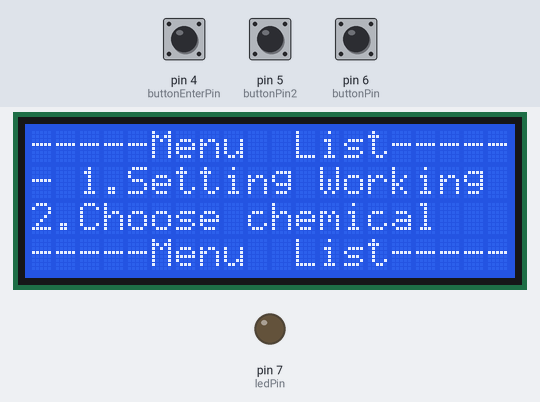
A sketch run on a simulated Arduino Uno, built with avr-gcc and run on an emulated ATmega328P. Parts: 20×4 character LCD, output pins drawn as LEDs (lit = HIGH). Dashed ring = blinking. The test bench sets the inputs (shaded band); at power-on: pin 5 (buttonPin2) LOW, pin 6 (buttonPin) LOW, pin 4 (buttonEnterPin) LOW. What the sketch prints to the serial monitor is not drawn.

Above: at 1.2 s.
1.3 s: pin 5 (buttonPin2) pulled HIGH for 0.15 s
At 2.5 s:
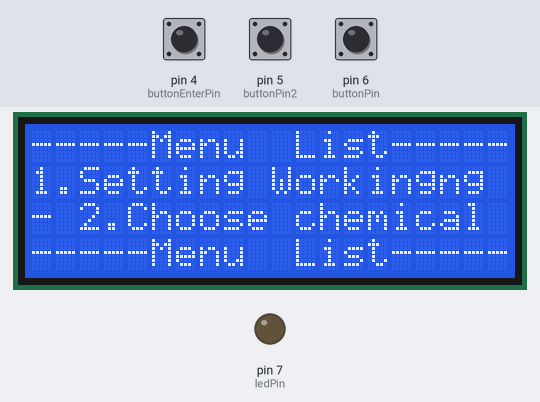
3.4 s: pin 6 (buttonPin) pulled HIGH for 0.15 s
At 4.6 s:
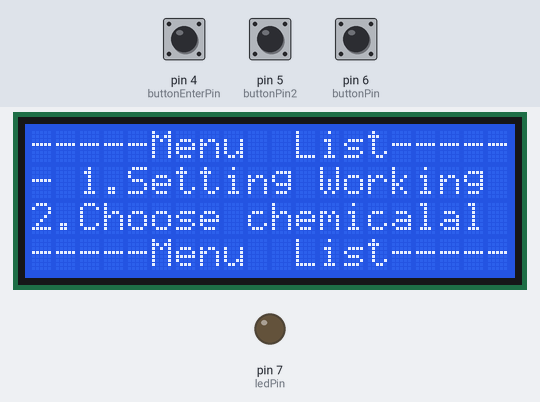
6.5 s: pin 5 (buttonPin2) pulled HIGH for 1 s
At 8.5 s:
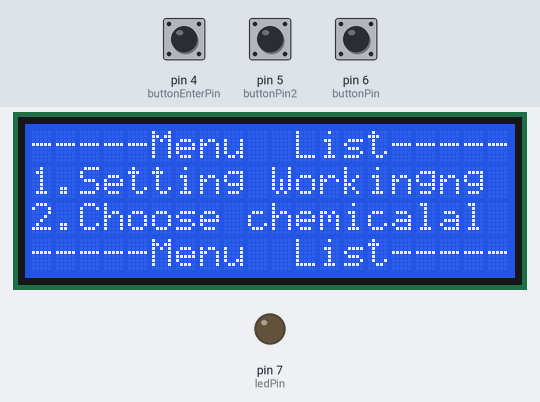
9.2 s: pin 6 (buttonPin) pulled HIGH for 1 s
At 9.6 s:
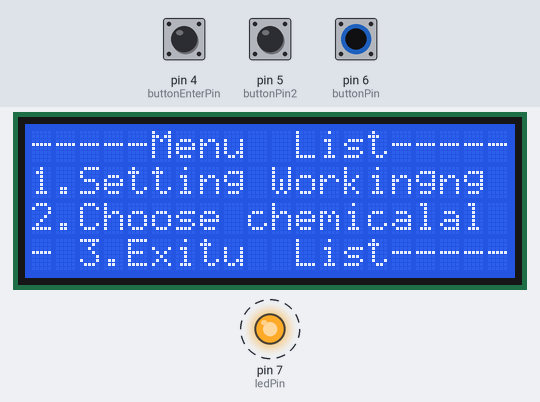
11.7 s: pin 5 (buttonPin2) pulled HIGH for 3.2 s
At 12.5 s:
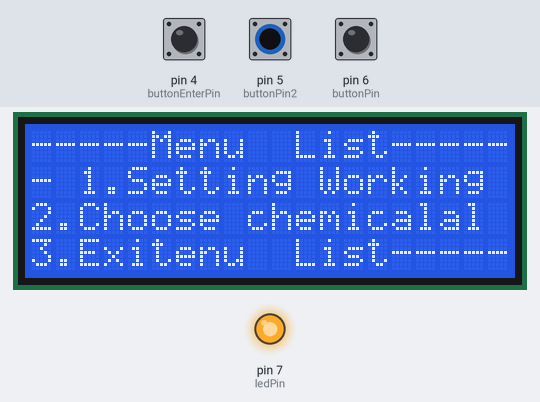
16.5 s: pin 5 (buttonPin2) pulled HIGH for 3.2 s
At 16.9 s:
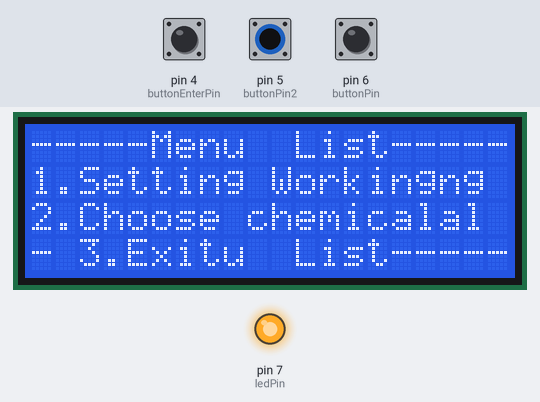
Timing chart, 0 to 21.4 s (numbered marks = the images above; inputs shaded):
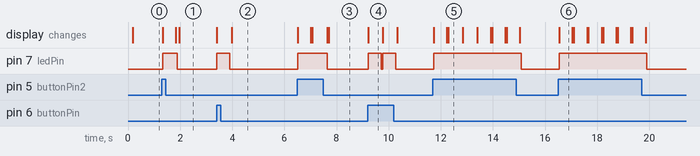

Measured:
- after the input at 1.3 s, pin 7 (ledPin): LOW → HIGH at once, → LOW 0.56 s later; the display: first changes at once (image 1 shows a later state)
- after the input at 3.4 s, pin 7 (ledPin): LOW → HIGH at once, → LOW 0.50 s later
- after the input at 6.5 s, pin 7 (ledPin): LOW → HIGH at once, → LOW 1.1 s later; the display: first changes at once (image 3 shows a later state)
- after the input at 9.2 s, pin 7 (ledPin): alternates HIGH for 0.50 s and LOW for 0.06 s, 4 changes in all, then stays LOW, starting at once; the display: changes at once (image 4)
- after the input at 11.7 s, pin 7 (ledPin): LOW → HIGH at once, → LOW 3.4 s later; the display: changes at once (image 5)
- after the input at 16.5 s, pin 7 (ledPin): LOW → HIGH at once, → LOW 3.4 s later; the display: changes at once (image 6)
- what the display in image 4 shows lasts 0.6 s, from 9.2 s to 9.8 s

The sketch:

Function_Menus_pushbutton_04_02_18.ino
```cpp
#include <Wire.h>
#include <LiquidCrystal_I2C.h> //ประกาศ Library ของจอ I2C
// Set the LCD address to 0x27 for a 16 chars and 2 line display
LiquidCrystal_I2C lcd(0x3F, 20, 4);
/* Basic Digital Read
 * ------------------
 *
 * turns on and off a light emitting diode(LED) connected to digital
 * pin 13, when pressing a pushbutton attached to pin 7. It illustrates the
 * concept of Active-Low, which consists in connecting buttons using a
 * 1K to 10K pull-up resistor.
 *
 * Created 1 December 2005
 * copyleft 2005 DojoDave <http://www.0j0.org>
 * http://arduino.berlios.de
 *
 */
#define MAX 3
#define MIN 1
int ledPin = 7; // choose the pin for the LED
int buttonPin = 6;   // choose the input pin (for a pushbutton)
int buttonPin2 = 5;   // choose the input pin (for a pushbutton)
int buttonEnterPin = 4;   // choose the input pin (for a pushbutton)
int checkP1 = 0;     // variable for reading the pin status
int checkP2 = 0;
int enter = 0;
int sum = 1;
bool checksum;
/*bool isInStage_choose_chemecals ;
enum Stage {
  none,
  display_sg,
  display_times,
  choose_chemecals
};
Stage curStage ;*/

void setup() {
  lcd.begin();
  //curStage = none ;
  pinMode(ledPin, OUTPUT);  // declare LED as output
  //pinMode(ledPin2, OUTPUT);  // declare LED as output
  //pinMode(ledPin3, OUTPUT);  // declare LED as output
  pinMode(buttonPin, INPUT);    // declare pushbutton as input
  pinMode(buttonPin2, INPUT);    // declare pushbutton as input
  Serial.begin(9600);
  checksum = false;
  //isInStage_choose_chemecals = false ;
}

void loop(){

  checkP1 = digitalRead(buttonPin);  // read input value
  checkP2 = digitalRead(buttonPin2);  // read input value
  enter = digitalRead(buttonEnterPin);  // read input value

  if (checkP1 == HIGH) {         // check if the input is HIGH (button released)
    Serial.print("Val P1 : ");
    Serial.println(checkP1);
    digitalWrite(ledPin,HIGH);  // turn LED ON
    checksum = true;
    delay(500);
    //checksum = true;
  } else {
    digitalWrite(ledPin, LOW);  // turn LED OFF
    Serial.print("Val P1 : ");
    Serial.println(checkP1);
    if(checksum){
      if(sum<MAX){
          sum++;
          //checksum=false;
        }
      checksum=false;
    }
  }
  if (checkP2 == HIGH) {         // check if the input is HIGH (button released)
    Serial.print("Val P2 : ");
    Serial.println(checkP2);
    digitalWrite(ledPin,HIGH);  // turn LED ON
    checksum = true;
    delay(500);
    //checksum = true;
  } else {
    digitalWrite(ledPin, LOW);  // turn LED OFF
    Serial.print("Val P2 : ");
    Serial.println(checkP2);
    if(checksum){
      if(sum>MIN){
        sum--;
        //checksum=false;
        }
      checksum=false;
    }
  }
Serial.print("sumary:");
Serial.println(sum);
//if(sum==2)
  //Serial.print("-------Menu  List-------");
if(sum==1){
          MenuList_1();
          /*lcd.print("-----Menu  List-----");
          lcd.setCursor(0, 1); //ฟังก์ชั่นในการกำหนดตำแหน่ง Cursor
          lcd.print("- 1.Setting Working");
          lcd.setCursor(0, 2); //ฟังก์ชั่นในการกำหนดตำแหน่ง Cursor
          lcd.print("2.Choose chemical");
          lcd.setCursor(0, 3); //ฟังก์ชั่นในการกำหนดตำแหน่ง Cursor
          lcd.print("3.Exit");
          lcd.setCursor(0, 4); //ฟังก์ชั่นในการกำหนดตำแหน่ง Cursor */
            }else{
              if(sum==2){
                MenuList_2();
                /*lcd.print("-----Menu  List-----");
                lcd.setCursor(0, 1); //ฟังก์ชั่นในการกำหนดตำแหน่ง Cursor
                lcd.print("1.Setting Working");
                lcd.setCursor(0, 2); //ฟังก์ชั่นในการกำหนดตำแหน่ง Cursor
                lcd.print("- 2.Choose chemical");
                lcd.setCursor(0, 3); //ฟังก์ชั่นในการกำหนดตำแหน่ง Cursor
                lcd.print("3.Exit");
                lcd.setCursor(0, 4); //ฟังก์ชั่นในการกำหนดตำแหน่ง Cursor*/
                  }else{
                    if(sum==3){
                      MenuList_3();
                      /*lcd.print("-----Menu  List-----");
                      lcd.setCursor(0, 1); //ฟังก์ชั่นในการกำหนดตำแหน่ง Cursor
                      lcd.print("1.Setting Working");
                      lcd.setCursor(0, 2); //ฟังก์ชั่นในการกำหนดตำแหน่ง Cursor
                      lcd.print("2.Choose chemical");
                      lcd.setCursor(0, 3); //ฟังก์ชั่นในการกำหนดตำแหน่ง Cursor
                      lcd.print("- 3.Exit");
                      lcd.setCursor(0, 4); //ฟังก์ชั่นในการกำหนดตำแหน่ง Cursor*/
                      }
                 }
            }
//delay(1000);

}

void MenuList_1(){
          lcd.print("-----Menu  List-----");
          lcd.setCursor(0, 1); //ฟังก์ชั่นในการกำหนดตำแหน่ง Cursor
          lcd.print("- 1.Setting Working");
          lcd.setCursor(0, 2); //ฟังก์ชั่นในการกำหนดตำแหน่ง Cursor
          lcd.print("2.Choose chemical");
          lcd.setCursor(0, 3); //ฟังก์ชั่นในการกำหนดตำแหน่ง Cursor
          lcd.print("3.Exit");
          lcd.setCursor(0, 4); //ฟังก์ชั่นในการกำหนดตำแหน่ง Cursor
  }
void MenuList_2(){
         lcd.print("-----Menu  List-----");
         lcd.setCursor(0, 1); //ฟังก์ชั่นในการกำหนดตำแหน่ง Cursor
         lcd.print("1.Setting Working");
         lcd.setCursor(0, 2); //ฟังก์ชั่นในการกำหนดตำแหน่ง Cursor
         lcd.print("- 2.Choose chemical");
         lcd.setCursor(0, 3); //ฟังก์ชั่นในการกำหนดตำแหน่ง Cursor
         lcd.print("3.Exit");
         lcd.setCursor(0, 4); //ฟังก์ชั่นในการกำหนดตำแหน่ง Cursor
  }
void MenuList_3(){
          lcd.print("-----Menu  List-----");
          lcd.setCursor(0, 1); //ฟังก์ชั่นในการกำหนดตำแหน่ง Cursor
          lcd.print("1.Setting Working");
          lcd.setCursor(0, 2); //ฟังก์ชั่นในการกำหนดตำแหน่ง Cursor
          lcd.print("2.Choose chemical");
          lcd.setCursor(0, 3); //ฟังก์ชั่นในการกำหนดตำแหน่ง Cursor
          lcd.print("- 3.Exit");
          lcd.setCursor(0, 4); //ฟังก์ชั่นในการกำหนดตำแหน่ง Cursor
  }
```
